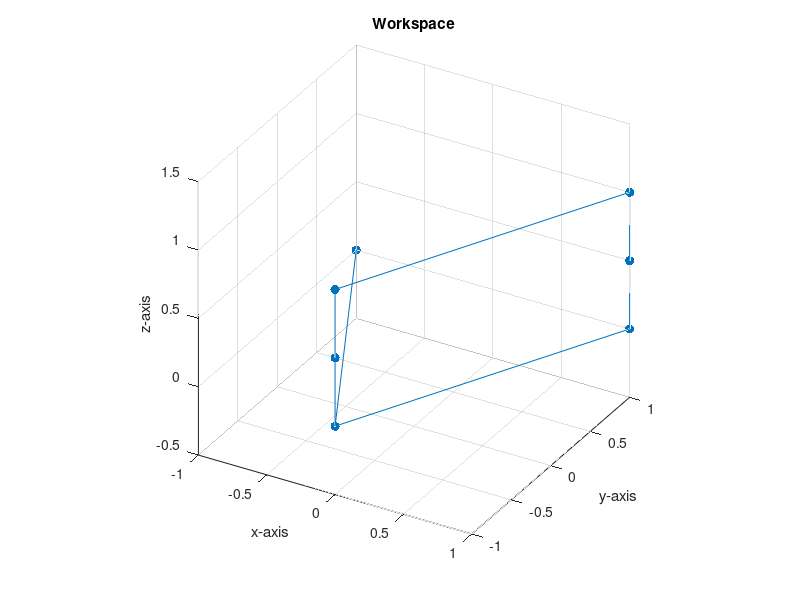

Source code (MATLAB):
%% ME 557: Project, Define Letter V Points.

%Clear Everything
clear
close all
clc

%% Define the Letter Points.

%Define the letter piecewise.
xs = [-1 0 0 0 1 1 1 0];
ys = [1 -1 -1 -1 1 1 1 -1];
zs = [0 0 0.5 1 1 0.5 0 0];

%Store the points in a matrix.
Lpts = [xs; ys; zs];

%% Plot the Letter Points.

%Plot the Letter Points.
figure, hold on, grid on
plot3(Lpts(1, :), Lpts(2, :), Lpts(3, :), '.-', 'Markersize', 20)
title('Workspace')
xlabel('x-axis'), ylabel('y-axis'), zlabel('z-axis')
view(30, 30), rotate3d on,
axis equal

%% Write out the Data Points.

%Write out the letter data points.
dlmwrite('C:\Users\USER\Documents\Coursework\MSME\Year1\Winter2018\ME557_IntroToRobotics\Project\LetterPoints\LetterPts_V.txt', Lpts)
